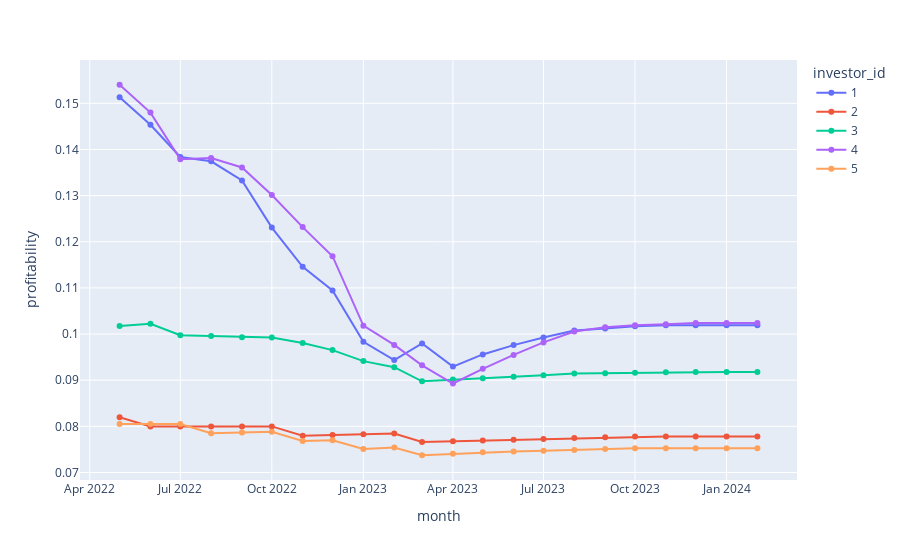

Notebook cell for this chart:
### Code cell
fig = px.line(total_df, x="month", y="profitability", color='investor_id', markers=True)
fig.show()
